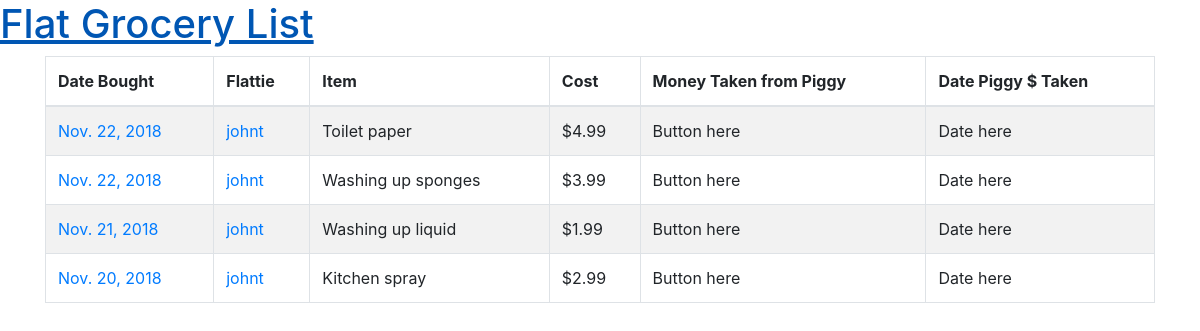
The page / on the database its author committed.
### groceries/models.py (models this page shows, shortened)
class Grocery(models.Model):
    person = models.ForeignKey('auth.User', on_delete=models.CASCADE)
    item = models.CharField(max_length=100)
    cost = models.DecimalField(max_digits=8, decimal_places=2)
    bought_date = models.DateField(default=timezone.now)
    paid_date = models.DateField(blank=True, null=True)

### groceries/views.py (the view)
# urls.py: path('', views.grocery_list, name='grocery_list'),
def grocery_list(request):
    groceries = Grocery.objects.filter(bought_date__lte=timezone.now()).order_by('-bought_date')
    stuff_for_front_end = {'groceries': groceries}
    return render(request, 'groceries/groceries_list.html', stuff_for_front_end)

### groceries/templates/groceries/groceries_list.html (shortened to what this page needs)
<!DOCTYPE html>
<html lang="en">
<head>
    <link rel="stylesheet" href="https://stackpath.bootstrapcdn.com/bootstrap/4.1.3/css/bootstrap.min.css">
</head>
<body>
<div class=""page-header>
    <h1><a href="">Flat Grocery List</a></h1>
</div>
<div class="'content container">
    <div class="'row">
        <div class="'col-md-8">
            <table id="tablePreview" class="table table-striped table-hover table-bordered">
                <thead>
                <tr>
                    <th>Date Bought</th>
                    <th>Flattie</th>
                    <th>Item</th>
                    <th>Cost</th>
                    <th>Money Taken from Piggy</th>
                    <th>Date Piggy $ Taken</th>
                </tr>
                </thead>
                <tbody>
                    {% for grocery in groceries %}
                        <tr>
                            <td><a href="">{{ grocery.bought_date }}</a></td>
                            <td><a href="">{{ grocery.person }}</a></td>
                            <td>{{ grocery.item }}</td>
                            <td>${{ grocery.cost }}</td>
                            <td>Button here</td>
                            <td>Date here</td>
                        </tr>
                    {% endfor %}
                </tbody>
        </div>
    </div>
</div>
</body>
</html>

### rows shown on the page
Grocery: bought_date "Nov. 22, 2018", person "johnt", item "Toilet paper", cost "4.99"
Grocery: bought_date "Nov. 22, 2018", person "johnt", item "Washing up sponges", cost "3.99"
Grocery: bought_date "Nov. 21, 2018", person "johnt", item "Washing up liquid", cost "1.99"
Grocery: bought_date "Nov. 20, 2018", person "johnt", item "Kitchen spray", cost "2.99"
